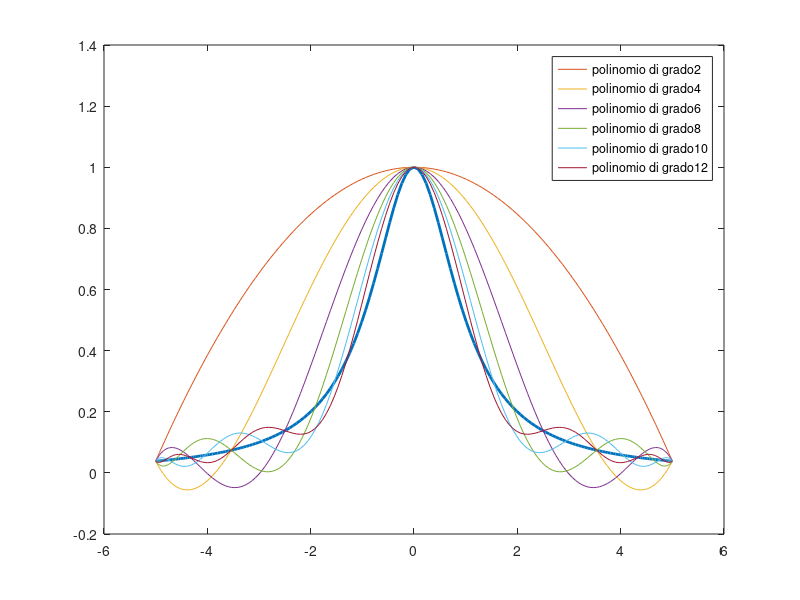
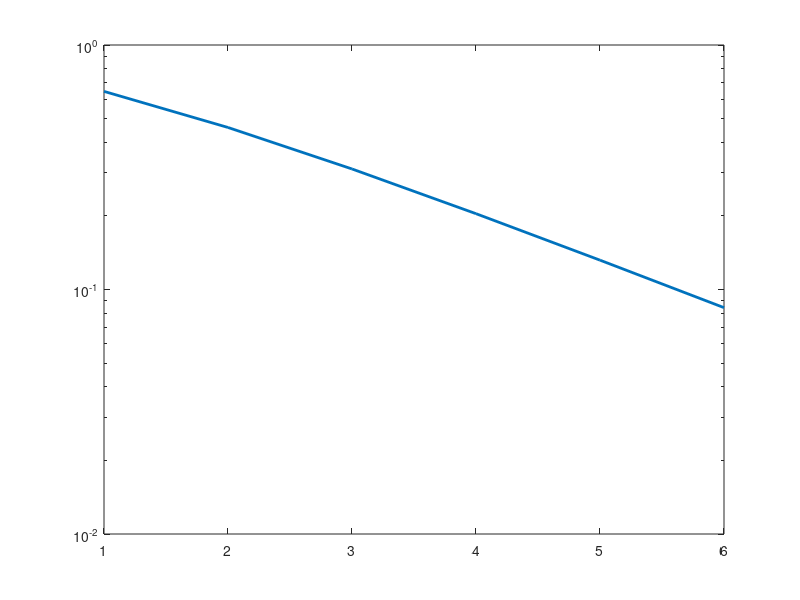

Write MATLAB code to recreate these figures, in order.

% Diamo una funzione che prende un numero intero positivo e restituisce un
% vettore contenente i nodi di Chebyshev.
chebyshev = @(n) (@(k) -5*cos(pi*k/n))(0:n);

f = @(x) 1./(1+x.^2);
% Anche in questo caso scegliamo un numero "alto" di nodi di Chebyshev e 
% valutiamo la funzione in questi punti.
xx = chebyshev(200);
yy = f(xx);

figure(1);
plot(xx, yy, "linewidth", 2);
hold on;
for n = 2:2:12
  x = chebyshev(n);
  y = f(x);
  p = polyfit(x, y, n);
  py = polyval(p, xx);
  plot(xx, py, strcat(";polinomio di grado ", num2str(n), ";"));
  E(n/2) = norm(py-yy, "inf");
end
hold off;
print chebyshev1.png

%%%

figure(2);
semilogy(E, "linewidth", 2);
print chebyshev2.png
